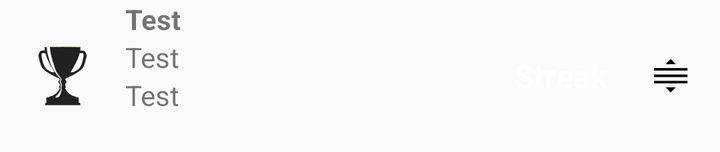
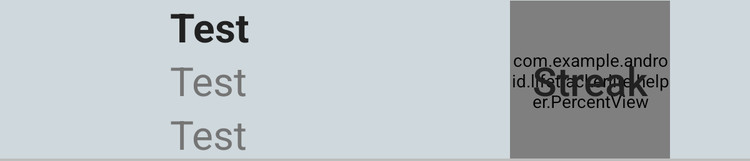

First picture: res/layout/ on a phone held upright. Second picture: the repository's own variant of that layout, on a device whose configuration matches the variant's folder. Source for both follows.
<!-- AndroidManifest.xml: application theme AppTheme -->
<!-- res/layout/list_goalshabits_item.xml -->
<?xml version="1.0" encoding="utf-8"?>
<LinearLayout xmlns:android="http://schemas.android.com/apk/res/android"
    android:id="@+id/goals_primary_linearlayout"
    xmlns:tools="http://schemas.android.com/tools"
    android:layout_width="match_parent"
    android:layout_height="wrap_content"
    android:orientation="horizontal">

    <RelativeLayout
        android:layout_width="0dp"
        android:layout_height="76dp"
        android:layout_weight="0.5">
    <ImageView
        android:layout_width="wrap_content"
        android:layout_height="wrap_content"
        android:paddingBottom="16dp"
        android:paddingLeft="16dp"
        android:paddingTop="16dp"
        android:layout_centerInParent="true"
        android:src="@drawable/goal_icon"
        android:id="@+id/goal_habit_icon"/>
    </RelativeLayout>

    <LinearLayout
        android:layout_width="0dp"
        android:layout_height="match_parent"
        android:layout_weight="2"
        android:orientation="vertical">

        <TextView
            android:id="@+id/goal_name"
            android:textStyle="bold"
            android:layout_width="match_parent"
            android:layout_height="0dp"
            android:layout_marginLeft="16dp"
            android:layout_weight="1"
            android:gravity="top"
            tools:text="Test" />

        <TextView
            android:id="@+id/goal_type"
            android:layout_width="match_parent"
            android:layout_height="0dp"
            android:layout_marginLeft="16dp"
            android:layout_weight="1"
            tools:text="Test" />

        <TextView
            android:id="@+id/goal_details"
            android:layout_width="match_parent"
            android:layout_height="0dp"
            android:layout_marginLeft="16dp"
            android:layout_weight="2"
            android:gravity="top"
            tools:text="Test" />


    </LinearLayout>

    <RelativeLayout
        android:layout_width="0dp"
        android:layout_height="match_parent"
        android:layout_weight="1">

        
        
        <TextView
            android:id="@+id/streak_length"
            android:layout_width="72dp"
            android:layout_height="72dp"
            android:background="@drawable/streak_length_circle"
            android:layout_centerInParent="true"
            android:fontFamily="sans-serif-medium"
            android:textSize="16sp"
            android:textColor="@android:color/white"
            android:gravity="center"
            tools:text="Streak" />

    </RelativeLayout>

    <RelativeLayout
        android:layout_width="0dp"
        android:layout_height="match_parent"
        android:layout_weight="0.35">
    <ImageView
        android:layout_width="wrap_content"
        android:layout_height="wrap_content"
        android:src="@drawable/drag_reorder"
        android:layout_centerInParent="true"
        android:paddingRight="16dp"
        android:id="@+id/drag_drop_button"
        />
    </RelativeLayout>



</LinearLayout>
<!-- resources referenced by this layout -->
<resources>
  <!-- drawable drag_reorder: png bitmap (drawable-hdpi, 410 bytes) -->
  <!-- drawable goal_icon: png bitmap (drawable-hdpi, 8787 bytes) -->
  <!-- drawable streak_length_circle (drawable) -->
  <?xml version="1.0" encoding="utf-8"?>
  <shape xmlns:android="http://schemas.android.com/apk/res/android"
      android:shape="oval">
      <solid android:color="@color/streakLength10" />
      <size
          android:width="72dp"
          android:height="72dp" />
      <corners android:radius="18dp" />
  </shape>
  <style name="AppTheme" parent="Theme.AppCompat.Light.DarkActionBar">
          
          <item name="colorPrimary">@color/colorPrimary</item>
          <item name="colorPrimaryDark">@color/colorPrimaryDark</item>
          <item name="colorAccent">@color/colorAccent</item>
          <item name="goalListBackgroundSelector">@drawable/list_goalshabits_item_selector</item>
          <item name="preferenceTheme">@style/PopUpMenuTheme</item>
          <item name="basicHeaderText">@style/DefaultThemeBasicHeaderText</item>
          <item name="secondaryText">@style/DefaultThemeSecondaryText</item>
          <item name="popUpMenuTheme">@style/DefaultPopUpMenuTheme</item>
          <item name="backgroundTheme">@style/DefaultBackgroundTheme</item>
      </style>
  <color name="colorPrimary">#607D8B</color>
  <color name="colorPrimaryDark">#455A64</color>
  <color name="colorAccent">#CDDC39</color>
  <!-- drawable list_goalshabits_item_selector (drawable) -->
  <?xml version="1.0" encoding="utf-8"?>
  <selector xmlns:android="http://schemas.android.com/apk/res/android">
  
      
      <item android:drawable="@color/colorPrimary" android:state_pressed="true" />
      <item android:drawable="@color/colorPrimary" android:state_activated="true" />
      <item android:drawable="@color/colorPrimary" android:state_selected="true" />
  
      <item android:drawable="@color/colorPrimaryLight" />
  
  
  </selector>
  <style name="PopUpMenuTheme" parent="Theme.AppCompat.Dialog.Alert">
          <item name="android:background">@color/colorPrimaryDark</item>
          <item name="colorAccent">@color/colorAccent</item>
      </style>
  <style name="DefaultThemeBasicHeaderText" parent="@style/BasicHeaderText">
          <item name="android:textColor">@color/colorPrimaryText</item>
      </style>
  <style name="DefaultThemeSecondaryText" parent="@style/SecondaryText">
          <item name="android:textColor">@color/colorSecondaryText</item>
          <item name="android:backgroundTint">@color/colorSecondaryText</item>
      </style>
  <style name="DefaultPopUpMenuTheme" parent="PopUpMenuTheme">
          <item name="android:background">@color/colorPrimaryDark</item>
          <item name="colorAccent">@color/colorAccent</item>
      </style>
  <style name="DefaultBackgroundTheme" parent="BackgroundTheme">
          <item name="android:background">@color/colorPrimaryLight</item>
      </style>
  <color name="colorPrimaryLight">#CFD8DC</color>
  <style name="BasicHeaderText">
          <item name="android:textStyle">bold</item>
          <item name="android:textColor">@color/colorPrimaryText</item>
      </style>
  <color name="colorPrimaryText">#212121</color>
  <style name="SecondaryText">
          <item name="android:textColor">@color/colorSecondaryText</item>
      </style>
  <color name="colorSecondaryText">#757575</color>
  <style name="BackgroundTheme">
          <item name="android:background">@color/colorPrimaryLight</item>
      </style>
</resources>
<!-- res/layout-sw600dp/list_goalshabits_item.xml (the repository's variant of the layout above) -->
<!-- drawn on a 7-inch tablet held upright -->
<?xml version="1.0" encoding="utf-8"?>
<android.support.constraint.ConstraintLayout xmlns:android="http://schemas.android.com/apk/res/android"
    xmlns:tools="http://schemas.android.com/tools"
    android:layout_height="wrap_content"
    android:layout_width="match_parent"
    xmlns:app="http://schemas.android.com/apk/res-auto"
    android:background="?goalListBackgroundSelector"
    android:orientation="vertical">


    <ImageView
        android:id="@+id/goal_habit_icon"
        android:layout_width="128dp"
        android:layout_height="128dp"
        android:layout_centerInParent="true"
        android:layout_marginBottom="0dp"
        android:paddingBottom="0dp"
        android:paddingLeft="16dp"
        android:paddingTop="0dp"
        app:layout_constraintBottom_toBottomOf="parent"
        app:layout_constraintStart_toStartOf="parent"
        app:layout_constraintTop_toTopOf="parent"
        app:srcCompat="@drawable/ic_goal" />


    <TextView
        android:id="@+id/goal_name"
        style="?basicHeaderText"
        android:layout_width="wrap_content"
        android:layout_height="wrap_content"
        android:layout_marginLeft="8dp"
        android:layout_marginStart="8dp"
        android:textSize="32sp"
        app:layout_constraintStart_toEndOf="@+id/goal_habit_icon"
        app:layout_constraintTop_toTopOf="parent"
        tools:text="Test" />

    <TextView
        android:id="@+id/goal_type"
        style="?secondaryText"
        android:layout_width="wrap_content"
        android:layout_height="wrap_content"
        android:layout_marginTop="0dp"
        android:textSize="32sp"
        app:layout_constraintStart_toStartOf="@+id/goal_name"
        app:layout_constraintTop_toBottomOf="@+id/goal_name"
        tools:text="Test" />

    <TextView
        android:id="@+id/goal_details"
        style="?secondaryText"
        android:textSize="32sp"
        android:layout_width="wrap_content"
        android:layout_height="wrap_content"
        android:gravity="top"
        android:layout_marginTop="0dp"
        app:layout_constraintStart_toStartOf="@+id/goal_name"
        app:layout_constraintTop_toBottomOf="@+id/goal_type"
        tools:text="Test" />


    <com.example.android.lifetrackerlite.helper.PercentView
        android:id="@+id/percent_view"
        android:layout_width="128dp"
        android:layout_height="128dp"
        android:layout_centerInParent="true"
        android:layout_marginEnd="8dp"
        android:layout_marginRight="8dp"
        android:visibility="visible"
        app:layout_constraintBottom_toBottomOf="parent"
        app:layout_constraintEnd_toStartOf="@+id/drag_drop_button"
        app:layout_constraintTop_toTopOf="parent" />

    <TextView
        android:id="@+id/streak_length"
        style="?basicHeaderText"
        android:layout_width="128dp"
        android:layout_height="128dp"
        android:fontFamily="sans-serif-medium"
        android:gravity="center"
        android:textSize="32sp"
        android:textStyle="normal"
        android:visibility="visible"
        app:layout_constraintBottom_toBottomOf="@+id/percent_view"
        app:layout_constraintEnd_toEndOf="@+id/percent_view"
        app:layout_constraintStart_toStartOf="@+id/percent_view"
        app:layout_constraintTop_toTopOf="@+id/percent_view"
        tools:text="Streak" />
        <ImageView
            android:layout_width="128dp"
            android:layout_height="128dp"
            android:id="@+id/goal_complete_imageview"
            app:layout_constraintBottom_toBottomOf="@+id/percent_view"
            app:layout_constraintEnd_toEndOf="@+id/percent_view"
            app:layout_constraintStart_toStartOf="@+id/percent_view"
            app:layout_constraintTop_toTopOf="@+id/percent_view"
            android:visibility="invisible"
            app:srcCompat="@drawable/ic_star" />


    <ImageView
        android:id="@+id/drag_drop_button"
        android:layout_width="48dp"
        android:layout_height="48dp"
        android:layout_centerInParent="true"
        android:layout_marginBottom="8dp"
        android:layout_marginEnd="8dp"
        android:layout_marginRight="8dp"
        android:layout_marginTop="8dp"
        android:paddingRight="0dp"
        android:visibility="visible"
        app:layout_constraintBottom_toBottomOf="parent"
        app:layout_constraintEnd_toEndOf="parent"
        app:layout_constraintTop_toTopOf="parent"
        app:srcCompat="@drawable/ic_drag_reorder" />


    <View
        android:layout_width="fill_parent"
        android:layout_height="2dp"
        android:background="@color/colorDivider"
        app:layout_constraintBottom_toBottomOf="parent" />

</android.support.constraint.ConstraintLayout>
<!-- resources referenced by the variant -->
<!-- as a 7-inch tablet held upright resolves them -->
<resources>
  <color name="colorDivider">#BDBDBD</color>
  <!-- drawable ic_star (drawable) -->
  <vector android:height="24dp" android:viewportHeight="96"
      android:viewportWidth="96" android:width="24dp" xmlns:android="http://schemas.android.com/apk/res/android">
      <path android:fillColor="?iconPrimaryColor" android:pathData="M46.4,0L48.5,0C53.41,9.91 56.92,20.5 61.21,30.71C71.81,31.58 82.45,32.05 93.04,32.99C94.58,32.78 95.45,35.17 94.25,36.04C86.22,43.15 77.72,49.72 69.68,56.83C72.29,66.91 74.83,77.01 77.31,87.12C78.26,88.92 75.99,90.82 74.44,89.52C65.51,83.98 56.61,78.4 47.75,72.75C38.33,78.4 29.12,84.41 19.78,90.19C18.51,89.61 17.12,88.69 17.95,87.06C20.4,76.93 23.03,66.84 25.55,56.73C17.05,49.64 8.66,42.4 0,35.51L0,34.41C1.83,32.53 4.53,32.75 6.93,32.57C15.94,32 24.94,31.35 33.95,30.75C38.17,20.53 42.13,10.2 46.4,0Z"/>
  </vector>
  <style name="AppTheme" parent="Theme.AppCompat.Light.DarkActionBar">
          
          <item name="colorPrimary">@color/colorPrimary</item>
          <item name="colorPrimaryDark">@color/colorPrimaryDark</item>
          <item name="colorAccent">@color/colorAccent</item>
          <item name="goalListBackgroundSelector">@drawable/list_goalshabits_item_selector</item>
          <item name="preferenceTheme">@style/PopUpMenuTheme</item>
          <item name="basicHeaderText">@style/DefaultThemeBasicHeaderText</item>
          <item name="secondaryText">@style/DefaultThemeSecondaryText</item>
          <item name="popUpMenuTheme">@style/DefaultPopUpMenuTheme</item>
          <item name="backgroundTheme">@style/DefaultBackgroundTheme</item>
      </style>
  <color name="colorPrimary">#607D8B</color>
  <color name="colorPrimaryDark">#455A64</color>
  <color name="colorAccent">#CDDC39</color>
  <!-- drawable list_goalshabits_item_selector (drawable) -->
  <?xml version="1.0" encoding="utf-8"?>
  <selector xmlns:android="http://schemas.android.com/apk/res/android">
  
      
      <item android:drawable="@color/colorPrimary" android:state_pressed="true" />
      <item android:drawable="@color/colorPrimary" android:state_activated="true" />
      <item android:drawable="@color/colorPrimary" android:state_selected="true" />
  
      <item android:drawable="@color/colorPrimaryLight" />
  
  
  </selector>
  <style name="PopUpMenuTheme" parent="Theme.AppCompat.Dialog.Alert">
          <item name="android:background">@color/colorPrimaryDark</item>
          <item name="colorAccent">@color/colorAccent</item>
      </style>
  <style name="DefaultThemeBasicHeaderText" parent="@style/BasicHeaderText">
          <item name="android:textColor">@color/colorPrimaryText</item>
      </style>
  <style name="DefaultThemeSecondaryText" parent="@style/SecondaryText">
          <item name="android:textColor">@color/colorSecondaryText</item>
          <item name="android:backgroundTint">@color/colorSecondaryText</item>
      </style>
  <style name="DefaultPopUpMenuTheme" parent="PopUpMenuTheme">
          <item name="android:background">@color/colorPrimaryDark</item>
          <item name="colorAccent">@color/colorAccent</item>
      </style>
  <style name="DefaultBackgroundTheme" parent="BackgroundTheme">
          <item name="android:background">@color/colorPrimaryLight</item>
      </style>
  <color name="colorPrimaryLight">#CFD8DC</color>
  <style name="BasicHeaderText">
          <item name="android:textStyle">bold</item>
          <item name="android:textColor">@color/colorPrimaryText</item>
      </style>
  <color name="colorPrimaryText">#212121</color>
  <style name="SecondaryText">
          <item name="android:textColor">@color/colorSecondaryText</item>
      </style>
  <color name="colorSecondaryText">#757575</color>
  <style name="BackgroundTheme">
          <item name="android:background">@color/colorPrimaryLight</item>
      </style>
</resources>
